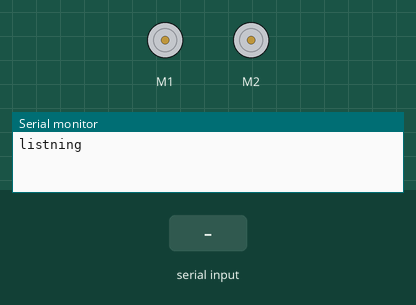
Recording of a sketch running on a simulated Arduino Uno, built with avr-gcc and run on an emulated ATmega328P. Shown: 2 × DC motor (green arrow = forward, orange = backward, longer = faster), the last lines printed to the serial monitor. The inputs (shaded band) are chosen by the test bench.

Above: at 1.2 s.
1.3 s: "1" received over Serial
At 1.9 s:
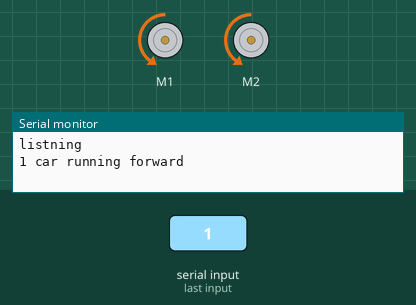
2.8 s: "2" received over Serial
At 4.0 s:
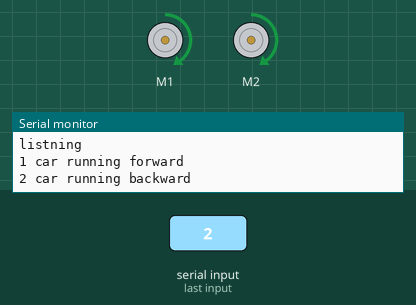
4.3 s: "3" received over Serial
At 4.7 s:
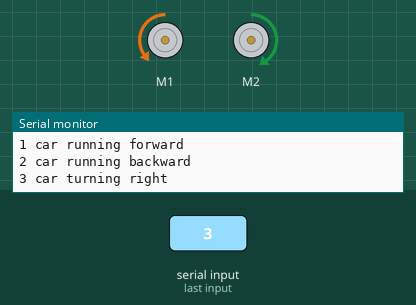
6.3 s: "4" received over Serial
At 6.7 s:
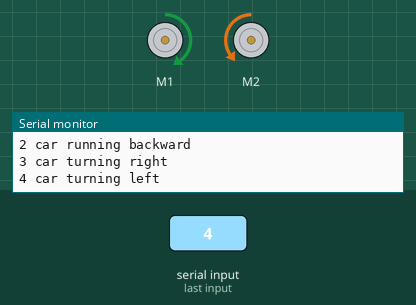
9.8 s: "6" received over Serial
At 10.7 s:
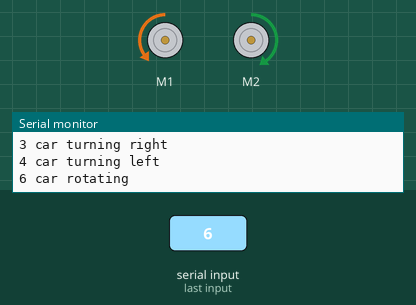
Timing chart, 0 to 12.3 s (numbered marks = the images above; inputs shaded):
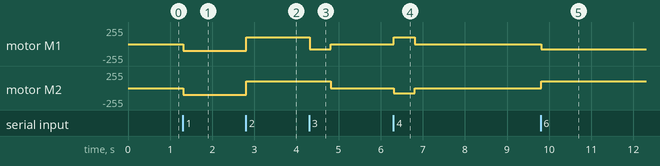

Measured:
- after the input at 1.3 s, motor M1, motor M2: stopped → backward 100/255 at once
- after the input at 2.8 s, motor M1, motor M2: backward 100/255 → forward 100/255 at once
- after the input at 4.3 s, motor M1: forward 100/255 → backward 80/255 at once, → stopped 0.50 s later; motor M2: forward 100/255 → stopped after 0.51 s
- after the input at 6.3 s, motor M1: stopped → forward 100/255 at once, → stopped 0.50 s later; motor M2: stopped → backward 80/255 at once, → stopped 0.50 s later
- after the input at 9.8 s, motor M1: stopped → backward 80/255 at once; motor M2: stopped → forward 100/255 at once

The sketch:

voice_controlled_car.ino
```cpp
/*

 Voice Controlled Robot
created by kavindu handapangoda
2019:03:04
used app : Arduino bluetooth control

*/

// 1 -- car run forward
// 2 -- car run forward
// 3 -- car turn right
// 4 -- car turn left
// 5 -- car stopping


#include <AFMotor.h>
AF_DCMotor motor1 (1, MOTOR12_1KHZ);
AF_DCMotor motor2 (2, MOTOR12_1KHZ);

// car motor speeds
int sp = 100;
int sp2 = 80;


void setup()
{
   Serial.begin(9600);
  Serial.println("listning");

}

void loop()
{
   while (Serial.available()){
    delay(10);
    char c = Serial.read();  // get code from BT
      Serial.print(c);      // print code for help to devolop


   // checking the code
   if(c == '1'){
    Serial.println(" car running forward");
    forward();
  }

  if(c == '2'){
    Serial.println(" car running backward");
    backward();
  }

  if(c == '3'){
    Serial.println(" car turning right");
    Tright();
    delay(500);
    pause();
  }

  if(c == '4'){
    Serial.println(" car turning left");
    Tleft();
    delay(500);
    pause();
  }

  if(c == '5'){
    Serial.println("stop");
    pause();
  }

  if(c == '6'){
    Serial.println(" car rotating");
    Tright();
  }

 }
 }

// --------------------------------- car moving functions ---------------------------------

void backward(){
motor1.setSpeed(sp);
motor2.setSpeed(sp);

 motor1.run(FORWARD);
 motor2.run(FORWARD);
   }

  void forward(){
motor1.setSpeed(sp);
motor2.setSpeed(sp);

 motor1.run(BACKWARD);
 motor2.run(BACKWARD);
   }

void Tleft(){
  motor1.setSpeed(sp);
  motor2.setSpeed(sp2);

  motor1.run(FORWARD);
  motor2.run(BACKWARD);
   }

  void Tright(){
  motor1.setSpeed(sp2);
  motor2.setSpeed(sp);

  motor1.run(BACKWARD);
  motor2.run(FORWARD);
     }

  void pause(){
  motor1.setSpeed(00);
  motor2.setSpeed(00);
    }
```
